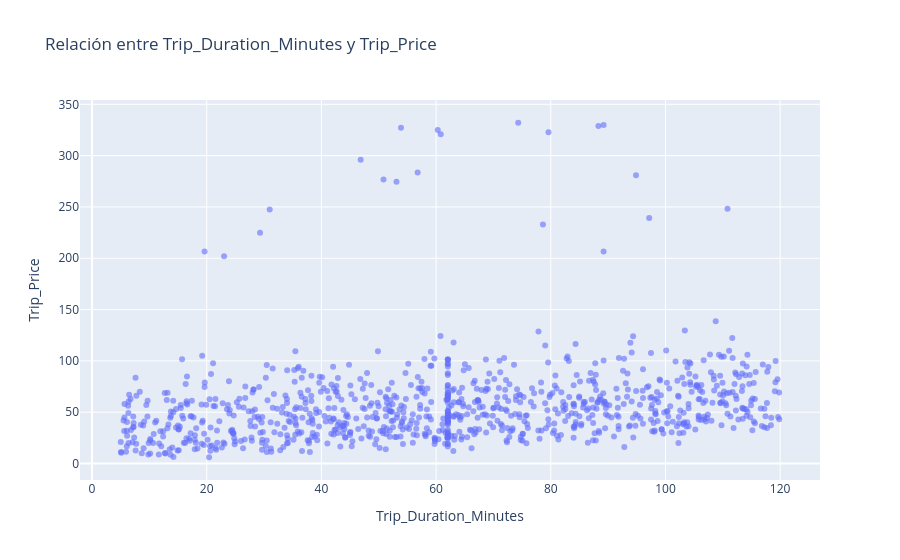

Write notebook code for a chart like this one.
### Markdown cell above
Este scatter plot nos muestra una concentración de los viajes en un rango de distancia entre 0 km y 50 km, con precios respectivos desde 0 USD hasta los 150 USD aproximadamente.
También existen outliers, que muestran pocos viajes con distancia > 100km y precios por encima de los 200 USD.

### Code cell
fig = px.scatter(
    df_clean,
    x="Trip_Duration_Minutes",
    y="Trip_Price",
    title="Relación entre Trip_Duration_Minutes y Trip_Price",
    opacity=0.6
)

fig.update_layout(
    xaxis_title="Trip_Duration_Minutes",
    yaxis_title="Trip_Price"
)

fig.show()

### Figure 1 — Plotly figure (JSON) as saved in the notebook; plotly's stock layout.template omitted (floating-point values rounded to 4 significant figures; data arrays with more than 128 entries replaced by an {"elided": "..."} marker saying what was removed)
{"data": [{"hovertemplate": "Trip_Duration_Minutes=%{x}<br>Trip_Price=%{y}<extra></extra>", "legendgroup": "", "marker": {"color": "#636efa", "opacity": 0.6, "symbol": "circle"}, "mode": "markers", "name": "", "orientation": "v", "showlegend": false, "type": "scatter", "x": {"elided": "951 float values"}, "xaxis": "x", "y": {"elided": "951 float values"}, "yaxis": "y"}], "layout": {"legend": {"tracegroupgap": 0}, "title": {"text": "Relación entre Trip_Duration_Minutes y Trip_Price"}, "xaxis": {"anchor": "y", "domain": [0, 1], "title": {"text": "Trip_Duration_Minutes"}}, "yaxis": {"anchor": "x", "domain": [0, 1], "title": {"text": "Trip_Price"}}}}
